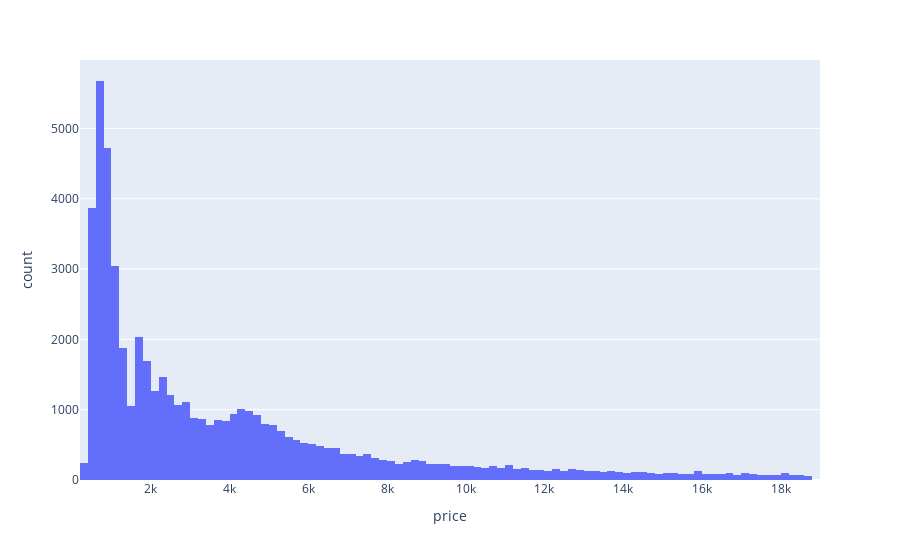

The notebook cell saved with this chart:
### Code cell
import plotly.offline as py
import plotly.graph_objs as go
import plotly.tools as tls
import plotly.express as px
py.init_notebook_mode(connected=True)

fig = px.histogram(data, x="price")
fig.show()

### Figure 1 — Plotly figure (JSON) as saved in the notebook; plotly's stock layout.template omitted (floating-point values rounded to 4 significant figures; data arrays with more than 128 entries replaced by an {"elided": "..."} marker saying what was removed)
{"data": [{"alignmentgroup": "True", "bingroup": "x", "hovertemplate": "price=%{x}<br>count=%{y}<extra></extra>", "legendgroup": "", "marker": {"color": "#636efa"}, "name": "", "offsetgroup": "", "orientation": "v", "showlegend": false, "type": "histogram", "x": {"elided": "53940 int values"}, "xaxis": "x", "yaxis": "y"}], "layout": {"barmode": "relative", "legend": {"tracegroupgap": 0}, "margin": {"t": 60}, "xaxis": {"anchor": "y", "domain": [0, 1], "title": {"text": "price"}}, "yaxis": {"anchor": "x", "domain": [0, 1], "title": {"text": "count"}}}}
